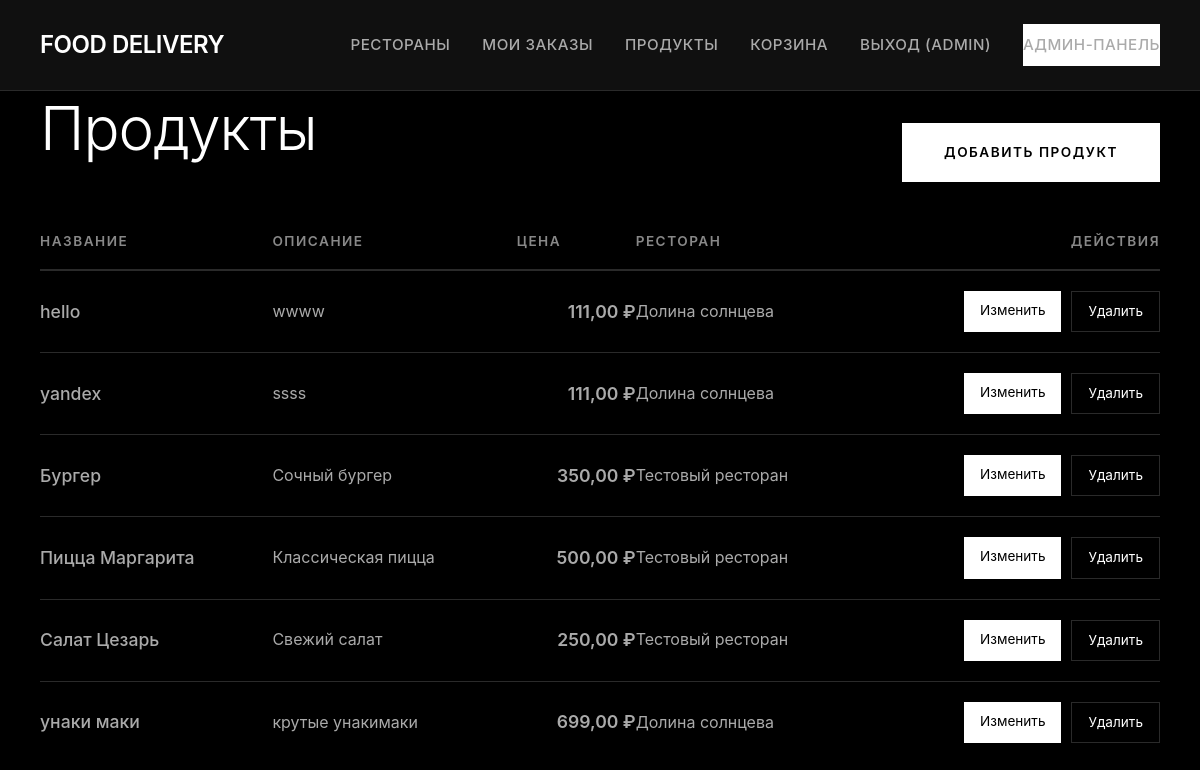
Screenshot of /products/ (signed in) with the database file from the repository.
### app/models.py (models this page shows, shortened)
class Product(models.Model):
    name = models.CharField(max_length=200, verbose_name="Название")
    description = models.TextField(verbose_name="Описание")
    price = models.DecimalField(max_digits=10, decimal_places=2, verbose_name="Цена")
    restaurant = models.ForeignKey(Restaurant, on_delete=models.CASCADE, verbose_name="Ресторан")
    created_at = models.DateTimeField(auto_now_add=True, verbose_name="Дата создания")
    history = HistoricalRecords()
    class Meta:
        verbose_name = "Продукт"
        verbose_name_plural = "Продукты"
        ordering = ['name']

class Restaurant(models.Model):
    name = models.CharField(max_length=200, verbose_name="Название")
    address = models.CharField(max_length=300, verbose_name="Адрес")
    phone = models.CharField(max_length=20, verbose_name="Телефон")
    owner = models.ForeignKey(User, on_delete=models.CASCADE, verbose_name="Владелец")
    created_at = models.DateTimeField(auto_now_add=True, verbose_name="Дата создания")
    history = HistoricalRecords()
    class Meta:
        verbose_name = "Ресторан"# Единственное число
        verbose_name_plural = "Рестораны"# Множественное число
        ordering = ['name']# Сортировка по умолчанию

### app/views.py (the view)
# urls.py: path('products/', views.product_list, name='product_list'),
def product_list(request):
    products = Product.objects.all().select_related('restaurant')
    cart_items_count = get_cart_items_count(request)
    return render(request, 'product_list.html', {
        'products': products,
        'cart_items_count': cart_items_count
    })

### app/views.py (called while the page is built)
def get_cart_items_count(request):
    cart = request.session.get('cart', {})
    return sum(cart.values())

### app/templates/product_list.html (shortened to what this page needs)
{% load static %}
<!DOCTYPE html>
<html lang="ru">
<head>
    <link rel="stylesheet" href="{% static 'style.css' %}">
</head>
<body>
    <div class="header">
        <div class="container">
            <a href="{% url 'index' %}" class="logo">FOOD DELIVERY</a>
            <nav class="nav">
                <a href="{% url 'index' %}">Рестораны</a>
                {% if user.is_authenticated %}
                <a href="{% url 'orders' %}">Мои заказы</a>
                <a href="{% url 'product_list' %}">Продукты</a>
                <a href="{% url 'cart' %}" class="cart-link">
                    Корзина{% if cart_items_count > 0 %} ({{ cart_items_count }}){% endif %}
                </a>
                <a href="{% url 'logout' %}">Выход ({{ user.username }})</a>
                {% else %}
                <a href="{% url 'login' %}">Вход</a>
                <a href="{% url 'register' %}">Регистрация</a>
                {% endif %}
                {% if user.is_superuser %}
                <a href="/admin/" class="admin-link">Админ-панель</a>
                {% endif %}
            </nav>
        </div>
    </div>
    <div class="container">
        <div style="display: flex; justify-content: space-between; align-items: center; margin-bottom: 32px;">
            <h1>Продукты</h1>
            {% if user.is_authenticated %}
            <a href="{% url 'product_create' %}" class="btn"><span>Добавить продукт</span></a>
            {% endif %}
        </div>
        {% if products %}
        <table class="order-items-table">
            <thead>
                <tr>
                    <th>Название</th>
                    <th>Описание</th>
                    <th>Цена</th>
                    <th>Ресторан</th>
                    {% if user.is_authenticated %}
                    <th style="text-align: right;">Действия</th>
                    {% endif %}
                </tr>
            </thead>
            <tbody>
                {% for product in products %}
                <tr>
                    <td class="item-name">{{ product.name }}</td>
                    <td style="color: #aaa; max-width: 300px;">{{ product.description|truncatewords:10 }}</td>
                    <td class="item-price">{{ product.price }} ₽</td>
                    <td>{{ product.restaurant.name }}</td>
                    {% if user.is_authenticated %}
                    <td style="text-align: right;">
                        <div style="display: flex; gap: 10px; justify-content: flex-end;">
                            <a href="{% url 'product_update' product.id %}" style="padding: 8px 16px; background: #fff; color: #000; border: none; text-decoration: none; font-size: 0.85rem;">Изменить</a>
                            <a href="{% url 'product_delete' product.id %}" style="padding: 8px 16px; background: transparent; color: #fff; border: 1px solid #2a2a2a; text-decoration: none; font-size: 0.85rem;">Удалить</a>
                        </div>
                    </td>
                    {% endif %}
                </tr>
                {% endfor %}
            </tbody>
        </table>
        {% endif %}
    </div>
</body>
</html>

### app/static/style.css (style rules this page uses)
:root { --black: #000000; --black-light: #0a0a0a; --gray-dark: #111111; --gray-medium: #1a1a1a; --gray-border: #2a2a2a; --gray-text: #888888; --gray-light: #aaaaaa; --white: #ffffff; --white-dark: #f5f5f5; --transition: all 0.4s cubic-bezier(0.4, 0, 0.2, 1); --shadow: 0 8px 32px rgba(0, 0, 0, 0.4); --shadow-hover: 0 16px 48px rgba(255, 255, 255, 0.08); }
* { margin: 0; padding: 0; box-sizing: border-box; }
html { scroll-behavior: smooth; }
body { font-family: 'Inter', -apple-system, BlinkMacSystemFont, 'Segoe UI', 'Roboto', 'Helvetica Neue', Arial, sans-serif; background: var(--black); color: var(--white); line-height: 1.7; padding: 0; margin: 0; font-size: 16px; -webkit-font-smoothing: antialiased; -moz-osx-font-smoothing: grayscale; }
.container { max-width: 1400px; margin: 0 auto; padding: 0 40px; }
.header { background: var(--gray-dark); border-bottom: 1px solid var(--gray-border); position: sticky; top: 0; z-index: 100; backdrop-filter: blur(10px); background: rgba(17, 17, 17, 0.95); }
.header .container { display: flex; justify-content: space-between; align-items: center; padding: 24px 40px; }
.logo { font-size: 1.5rem; font-weight: 600; letter-spacing: -0.5px; color: var(--white); text-decoration: none; }
.nav { display: flex; gap: 32px; align-items: center; }
.nav a { color: var(--gray-light); text-decoration: none; font-size: 0.95rem; font-weight: 500; letter-spacing: 0.5px; text-transform: uppercase; transition: var(--transition); position: relative; padding: 8px 0; }
.nav a::after { content: ''; position: absolute; bottom: 0; left: 0; width: 0; height: 2px; background: var(--white); transition: var(--transition); }
.admin-link { background: var(--white); color: var(--black); padding: 10px 24px; border-radius: 0; font-weight: 600; text-transform: uppercase; letter-spacing: 1px; font-size: 0.85rem; transition: var(--transition); }
.admin-link::after { display: none; }
h1 { font-size: clamp(2.5rem, 5vw, 4rem); font-weight: 300; letter-spacing: -1px; line-height: 1.1; margin-bottom: 16px; color: var(--white); }
.order-items-table { width: 100%; border-collapse: collapse; margin-top: 32px; }
.order-items-table thead { border-bottom: 2px solid var(--gray-border); }
.order-items-table th { text-align: left; padding: 16px 0; font-size: 0.85rem; text-transform: uppercase; letter-spacing: 1.5px; color: var(--gray-text); font-weight: 600; }
.order-items-table td { padding: 20px 0; border-bottom: 1px solid var(--gray-border); color: var(--gray-light); }
.order-items-table tbody tr:last-child td { border-bottom: none; }
.item-name { font-size: 1.1rem; color: var(--white); font-weight: 500; }
.item-price { text-align: right; font-weight: 600; font-size: 1.1rem; color: var(--white); }
.btn { display: inline-flex; align-items: center; padding: 16px 40px; background: var(--white); color: var(--black); border: 2px solid var(--white); text-transform: uppercase; letter-spacing: 1.5px; font-size: 0.85rem; font-weight: 600; transition: var(--transition); margin-top: 32px; text-decoration: none; cursor: pointer; position: relative; overflow: hidden; }
.btn::before { content: ''; position: absolute; top: 50%; left: 50%; width: 0; height: 0; border-radius: 50%; background: var(--black); transform: translate(-50%, -50%); transition: width 0.6s, height 0.6s; }
.btn span { position: relative; z-index: 1; }
.cart-link { position: relative; }
.cart-link::after { display: none; }

### rows the page displays
Product: name "hello", description "wwww", price "111,00", restaurant.name "Долина солнцева"
Product: name "yandex", description "ssss", price "111,00", restaurant.name "Долина солнцева"
Product: name "Бургер", description "Сочный бургер", price "350,00", restaurant.name "Тестовый ресторан"
Product: name "Пицца Маргарита", description "Классическая пицца", price "500,00", restaurant.name "Тестовый ресторан"
Product: name "Салат Цезарь", description "Свежий салат", price "250,00", restaurant.name "Тестовый ресторан"
Product: name "унаки маки", description "крутые унакимаки", price "699,00", restaurant.name "Долина солнцева"

### other values shown
{{ user.username }} "ADMIN"
